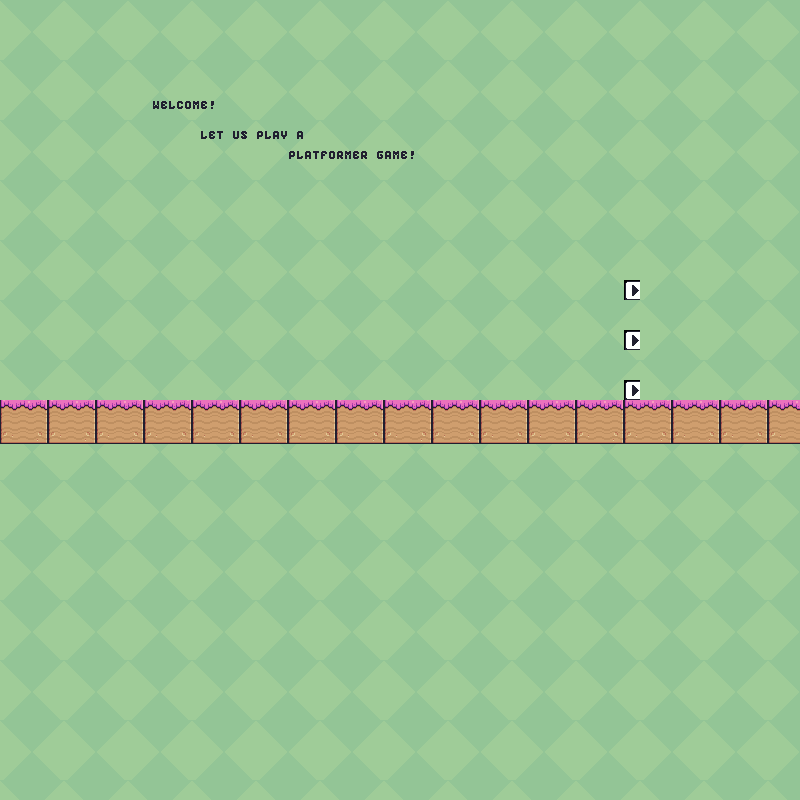

A level layout from a 2D game, rendered from its tile map. Below: a short description, then the map file with tile-grid data replaced by summaries:
An orthogonal 100x80 tile map with 8x10 px tiles, 2 tile layers (Background, Blocks), 1 hidden layer not drawn, 4 tilesets.

<map version="1.10" tiledversion="1.10.2" orientation="orthogonal" renderorder="right-down" width="100" height="80" tilewidth="8" tileheight="10" infinite="0" nextlayerid="4" nextobjectid="1">
 <tileset firstgid="1" source="Green8x10.tsx" />
 <tileset firstgid="49" source="Text_Black8x10.tsx" />
 <tileset firstgid="99" source="Terrain8x10.tsx" />
 <tileset firstgid="847" source="Play8x10.tsx" />
 <layer id="1" name="Level_Properties" width="100" height="80" visible="0">
  <properties>
   <property name="LevelBlockSizeHeight" value="10" />
   <property name="LevelBlockSizeWidth" value="8" />
   <property name="LevelEndX" value="80" />
   <property name="LevelEndY" value="32" />
   <property name="LevelStartX" value="40" />
   <property name="LevelStartY" value="24" />
  </properties>
  <data>[8000 cells, 0 non-empty, 0 distinct tile ids]</data>
 </layer>
 <layer id="2" name="Background" width="100" height="80">
  <data>[8000 cells, 8000 non-empty, 52 distinct tile ids]</data>
 </layer>
 <layer id="3" name="Blocks" width="100" height="80">
  <data>[8000 cells, 533 non-empty, 46 distinct tile ids]</data>
 </layer>
</map>
